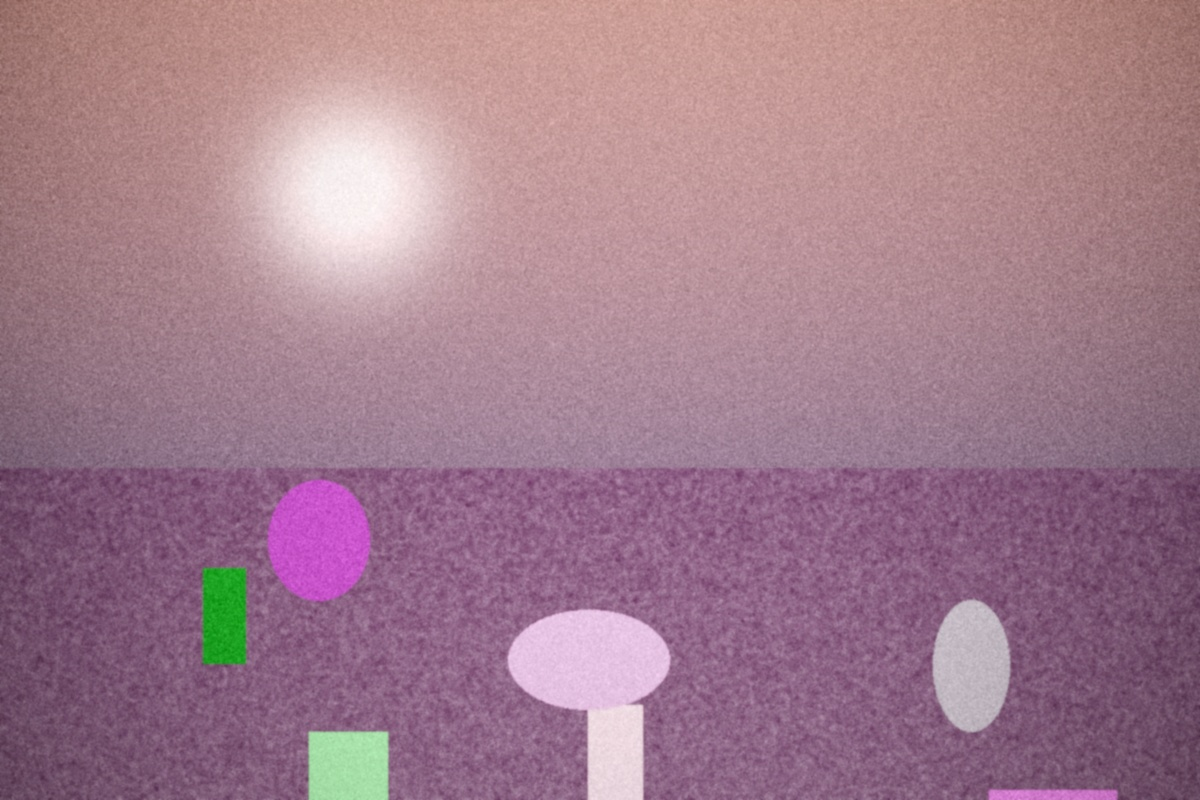
#> input picture tests/assets/sample_synthetic.jpg, 1200 x 800 px
$ python -i film_likeness.py   (imports and definitions only)   (older library calls are emulated)
#> lines starting #> are read from the running program, lines starting #| are printed output that depends on the picture; after the words box and inside, x2 and y2 are one past the last pixel; in counts of white or black regions, pixels touching at a corner belong together
#> further down, picture is the input picture: shape (800, 1200, 3); mean B, G, R 141, 124.6, 161.8
### research/lut/engine/descriptors.py
"""Photo descriptors for film-style matching (deterministic; NumPy + OpenCV; no learned parts).

`describe(img_u8) -> np.ndarray` of length DIM with names in NAMES, grouped:
  colour  (COLOUR_IDX): CIELAB L histogram (16), chroma-weighted (a, b) histogram 10x10 (100), hue histogram x 3
          lightness bands (36), HSV saturation/value percentiles (10), RGB channel correlations and std ratios (5),
          warm/cool balance (mean b*, mean R-B, 2), shadow / midtone / highlight colour bias (a, b per band, 6),
          colourfulness (Hasler-Suesstrunk) and chroma percentiles (5)                             -> 180
  tone    (TONE_IDX): luminance percentiles 1/5/25/50/75/95/99 (7), contrast (std L), dynamic range (p99-p1),
          highlight roll-off, shadow compression, midtone share, black level, white level, per-channel black/white
          (6)                                                                                       -> 19
  texture (TEXTURE_IDX): local contrast, high-frequency energy ratio, noise/grain indicator, edge density,
          Laplacian variance                                                                        -> 5
Everything is computed on a copy whose short side is 384 px (INTER_AREA), so the texture indicators are relative to
that scale. A colour LUT (and every style in the database) cannot describe grain, halation or texture: the texture
group is reported for information and is never used for matching.
"""
from __future__ import annotations

import numpy as np

try:
    import cv2
except ImportError:  # pragma: no cover
    cv2 = None

SHORT_SIDE = 384

# sRGB (D65) -> CIELAB, D50-adapted like the forward model (Bradford), so LUT and photo descriptors agree
_M_SRGB_TO_XYZ_D50 = np.array([[0.4360747, 0.3850649, 0.1430804],
                               [0.2225045, 0.7168786, 0.0606169],
                               [0.0139322, 0.0971045, 0.7141733]], np.float32)
_WHITE_D50 = np.array([0.96422, 1.0, 0.82521], np.float32)


def srgb_to_lab(rgb: np.ndarray) -> np.ndarray:
    v = np.asarray(rgb, np.float32)
    lin = np.where(v <= 0.04045, v / 12.92, ((v + 0.055) / 1.055) ** 2.4)
    r = (lin @ _M_SRGB_TO_XYZ_D50.T) / _WHITE_D50
    f = np.where(r > 216 / 24389, np.cbrt(np.maximum(r, 0)), (24389 / 27 * r + 16) / 116)
    return np.stack([116 * f[..., 1] - 16, 500 * (f[..., 0] - f[..., 1]), 200 * (f[..., 1] - f[..., 2])], -1)


def standardise(img_u8: np.ndarray, short: int = SHORT_SIDE) -> np.ndarray:
    """uint8 HxWx3 RGB -> uint8 with the short side at `short` px (area resampling; never upsampled)."""
#> called with short = 1024
    h, w = img_u8.shape[:2]
#> h = 800; w = 1200
    s = short / min(h, w)
#> s = 1.28
    if s >= 1:
        return img_u8
    size = (max(8, round(w * s)), max(8, round(h * s)))
    if cv2 is not None:
        return cv2.resize(img_u8, size, interpolation=cv2.INTER_AREA)
    from PIL import Image
    return np.asarray(Image.fromarray(img_u8).resize(size, Image.BOX))


def _pct(x, ps):
    return np.percentile(x, ps).astype(np.float32)


def _names():
    n = [f"L_hist{i}" for i in range(16)] + [f"ab_hist{i}" for i in range(100)] + [f"hue{b}_{i}" for b in ("sh", "mid", "hi") for i in range(12)]
    n += [f"sat_p{p}" for p in (5, 25, 50, 75, 95)] + [f"val_p{p}" for p in (5, 25, 50, 75, 95)]
    n += ["corr_rg", "corr_gb", "corr_rb", "std_r_over_g", "std_b_over_g", "warm_b_mean", "warm_r_minus_b"]
    n += ["shadow_a", "shadow_b", "mid_a", "mid_b", "high_a", "high_b", "colourfulness", "chroma_p25", "chroma_p50", "chroma_p75", "chroma_p95"]
    n += [f"L_p{p}" for p in (1, 5, 25, 50, 75, 95, 99)] + ["contrast_L_std", "dynamic_range", "highlight_rolloff", "shadow_compression",
                                                             "midtone_share", "black_level", "white_level"] + [f"{c}_black" for c in "rgb"] + [f"{c}_white" for c in "rgb"]
    n += ["local_contrast", "hf_energy_ratio", "noise_grain", "edge_density", "laplacian_var"]
    return n


NAMES = _names()
DIM = len(NAMES)
COLOUR_IDX = np.arange(0, 180)
TONE_IDX = np.arange(180, 200)
TEXTURE_IDX = np.arange(200, 205)
assert DIM == 205


# [75 lines left out: functions describe, describe_pixels, neutralise, not called in this run]

### research/lut/engine/film_likeness.py
"""Deterministic film-likeness estimate from measured statistics (NumPy / OpenCV; weights fitted offline).

    from research.lut.engine.film_likeness import FilmLikeness, film_features
    fl = FilmLikeness("research/lut/db/film_likeness.json")
    fl.estimate(img_u8) -> {"estimate": 0-100, "band": ..., "evidence": [(statistic, value, direction)], "confidence": ...,
                            "contributions": {...}, "note": ...}

Features (`FEATURE_NAMES`): a subset of the engine descriptors on the 384 px copy (black / white level, highlight
roll-off, shadow compression, saturation and chroma distribution, colourfulness, shadow / highlight colour cast,
channel correlations and std ratios, contrast, dynamic range, midtone share, clipped-black and clipped-white shares,
local contrast, high-frequency energy, noise / grain, edge density) plus finer-scale texture statistics measured on a
1024 px short-side copy: noise sigma in flat regions, its horizontal / vertical lag-1 autocorrelation (grain is
spatially correlated after scanning; sensor noise after demosaicing is too, differently), the chroma / luminance noise
ratio, a halation proxy (red excess in a ring around clipped highlights), clipped-highlight and clipped-black shares,
and a monochrome flag. The estimator is a logistic regression on standardised features with a Platt-style
recalibration; every term is inspectable (`contributions`).
What this is not: evidence about the film stock, the camera or the process. It is the probability, under the
training distribution (Flickr film scans vs Flickr digital captures), that an image with these statistics is a scan.
"""
from __future__ import annotations

import json
from pathlib import Path

import numpy as np

from research.lut.engine.descriptors import NAMES, describe, srgb_to_lab, standardise

try:
    import cv2
except ImportError:  # pragma: no cover
    cv2 = None

_BASE = ["black_level", "white_level", "highlight_rolloff", "shadow_compression", "sat_p50", "sat_p95", "chroma_p50", "chroma_p95",
         "colourfulness", "shadow_a", "shadow_b", "high_a", "high_b", "corr_rg", "corr_gb", "corr_rb", "std_r_over_g", "std_b_over_g",
         "contrast_L_std", "dynamic_range", "midtone_share", "L_hist0", "L_hist15", "local_contrast", "hf_energy_ratio", "noise_grain",
         "edge_density", "laplacian_var"]
_FINE = ["fine_noise_sigma", "fine_noise_acf_h", "fine_noise_acf_v", "fine_noise_chroma_ratio", "halation_proxy", "clip_high_share",
         "clip_low_share", "monochrome_flag"]
FEATURE_NAMES = _BASE + _FINE
_IDX = [NAMES.index(n) for n in _BASE]


def fine_texture(img_u8: np.ndarray) -> np.ndarray:
    im = standardise(img_u8, short=1024)
    rgb = im.astype(np.float32) / 255
    g = 0.2126 * rgb[..., 0] + 0.7152 * rgb[..., 1] + 0.0722 * rgb[..., 2]
    if cv2 is None:  # pragma: no cover
        return np.zeros(len(_FINE), np.float32)
    blur = cv2.GaussianBlur(g, (0, 0), 1.2)
    hp = g - blur
    grad = cv2.magnitude(cv2.Sobel(blur, cv2.CV_32F, 1, 0), cv2.Sobel(blur, cv2.CV_32F, 0, 1))
    thr = np.percentile(grad, 25)
#> thr = 0.0333
    flat = grad < thr
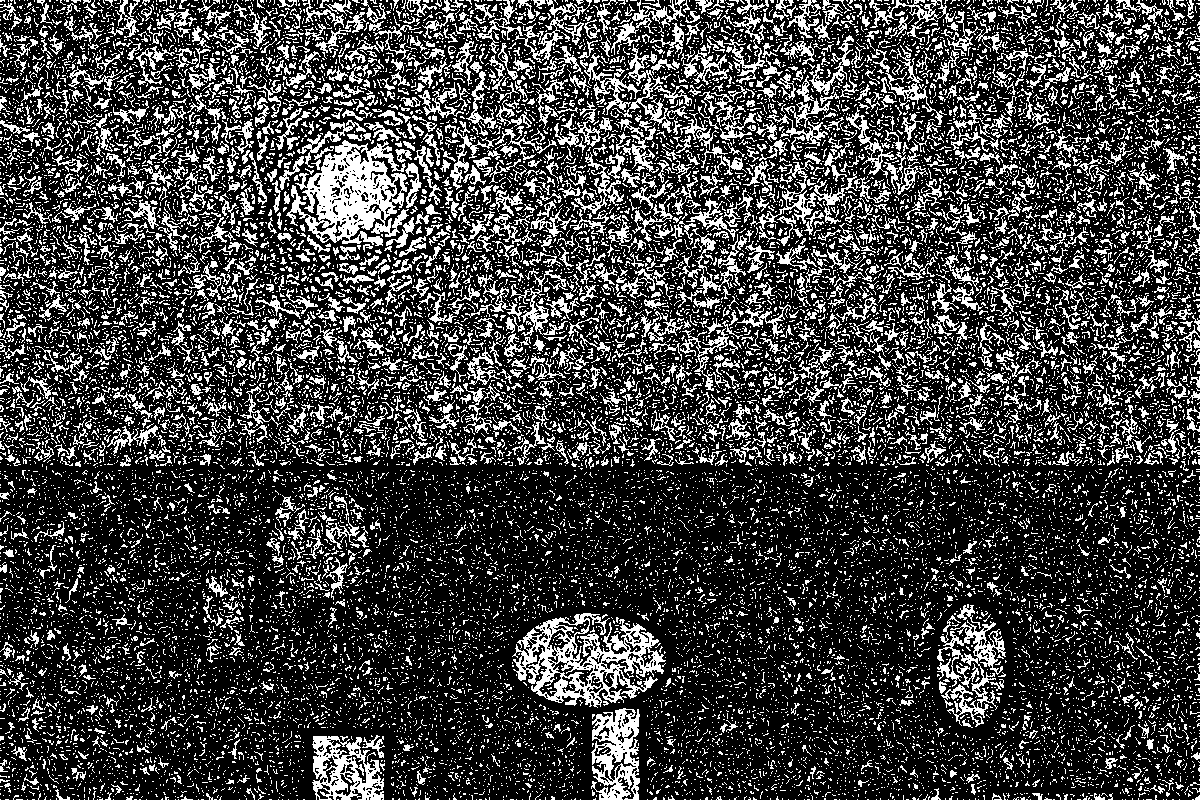
#> flat: shape (800, 1200) bool; 25% white in thin lines or dots
    if flat.sum() < 500:
        flat = np.ones_like(flat)
    r = hp[flat]
    sigma = float(1.4826 * np.median(np.abs(r - np.median(r))))
#> sigma = 0.0106
    # lag-1 autocorrelation of the residual on flat pixels (pairs where both pixels are flat)
    def acf(shift_axis):
#> called with shift_axis = 1
        a = hp
        b = np.roll(hp, 1, axis=shift_axis)
        m = flat & np.roll(flat, 1, axis=shift_axis)
#> m: shape (800, 1200) bool; 14.3% white in thin lines or dots
        x, y = a[m], b[m]
        if len(x) < 100:
            return 0.0
        x = x - x.mean()
        y = y - y.mean()
        return float((x * y).mean() / max(x.std() * y.std(), 1e-9))
    acf_h, acf_v = acf(1), acf(0)
#> in acf (call 2), `m = flat & np.roll(flat, 1, axis=shift_axis)`: m: shape (800, 1200) bool; 14.4% white in thin lines or dots
#> acf_h = 0.469; acf_v = 0.473
    lab = srgb_to_lab(rgb.reshape(-1, 3)).reshape(rgb.shape)
    chroma_hp = np.hypot(lab[..., 1] - cv2.GaussianBlur(lab[..., 1], (0, 0), 1.2), lab[..., 2] - cv2.GaussianBlur(lab[..., 2], (0, 0), 1.2))
    L_hp = np.abs(lab[..., 0] - cv2.GaussianBlur(lab[..., 0], (0, 0), 1.2))
    chroma_ratio = float(np.median(chroma_hp[flat]) / max(np.median(L_hp[flat]), 1e-6))
#> chroma_ratio = 0.158
    # halation proxy: red excess (R-G) in a 3..9 px ring around clipped highlights vs elsewhere
    clipped = (im.max(-1) >= 250).astype(np.uint8)
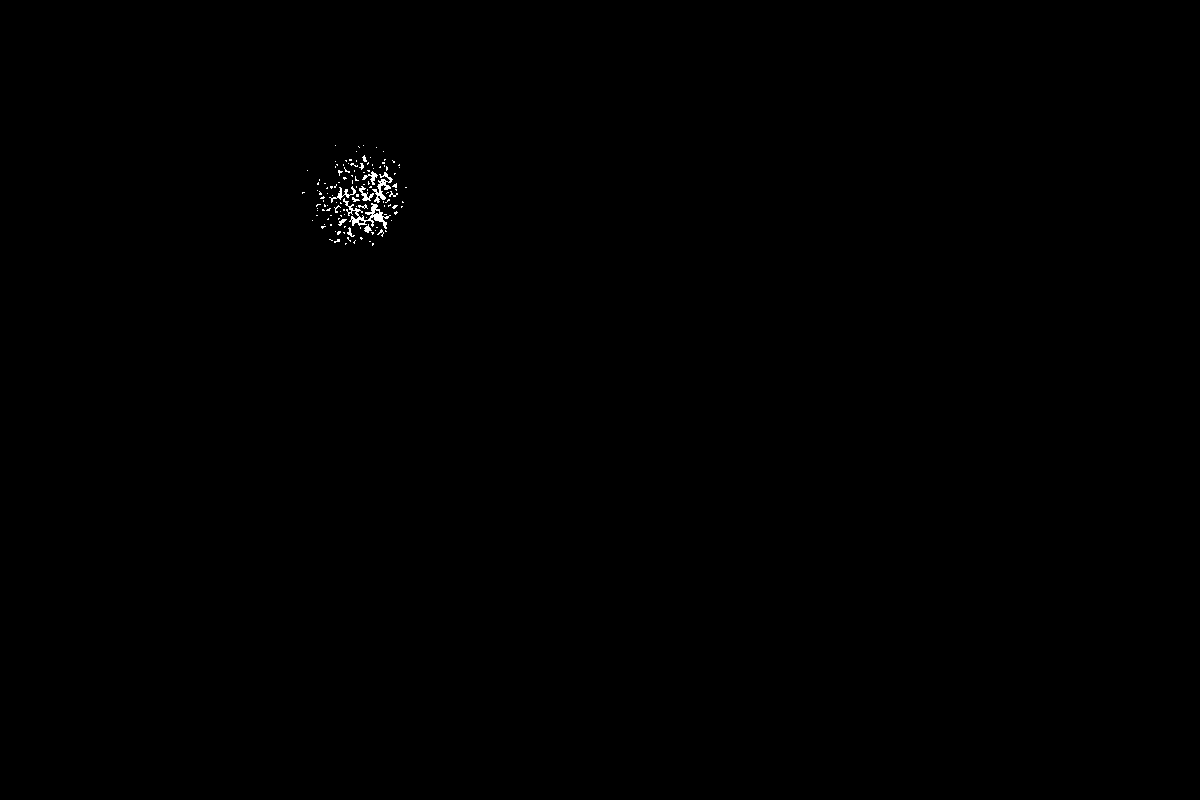
#> clipped: shape (800, 1200); values 0 (black) and 1 (white), 0.16% white in thin lines or dots, all inside (x1, y1, x2, y2) = (302, 145, 407, 246)
    clip_share = float(clipped.mean())
#> clip_share = 0.00164
    hal = 0.0
    if 1e-4 < clip_share < 0.3:
        k_in = cv2.getStructuringElement(cv2.MORPH_ELLIPSE, (7, 7))
        k_out = cv2.getStructuringElement(cv2.MORPH_ELLIPSE, (19, 19))
        ring = (cv2.dilate(clipped, k_out) > 0) & ~(cv2.dilate(clipped, k_in) > 0)
#> ring: shape (800, 1200) bool; 0.4% white; 18 white regions (16 under 20 px), largest, box (x1, y1, x2, y2) and area: (293, 136, 416, 255) 3694, (342, 181, 349, 187) 27
        if ring.sum() > 200:
            rg = rgb[..., 0] - rgb[..., 1]
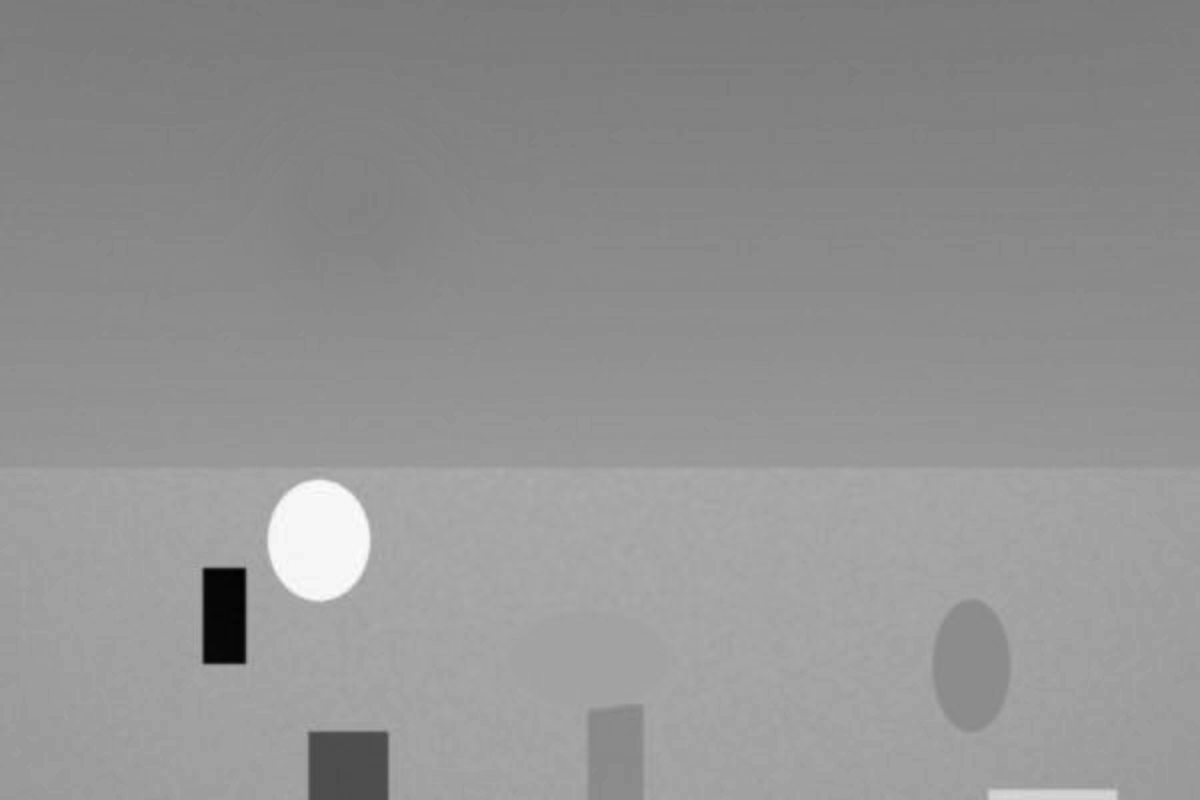
#> rg: shape (800, 1200) float32; min -0.533, max 0.502, mean 0.0646; drawn with min black and max white
            hal = float(rg[ring].mean() - rg[~ring & (clipped == 0)].mean())
#> hal = -0.0619
    clip_low = float((im.min(-1) <= 2).mean())
#> clip_low = 0
    c = np.hypot(lab[..., 1], lab[..., 2])
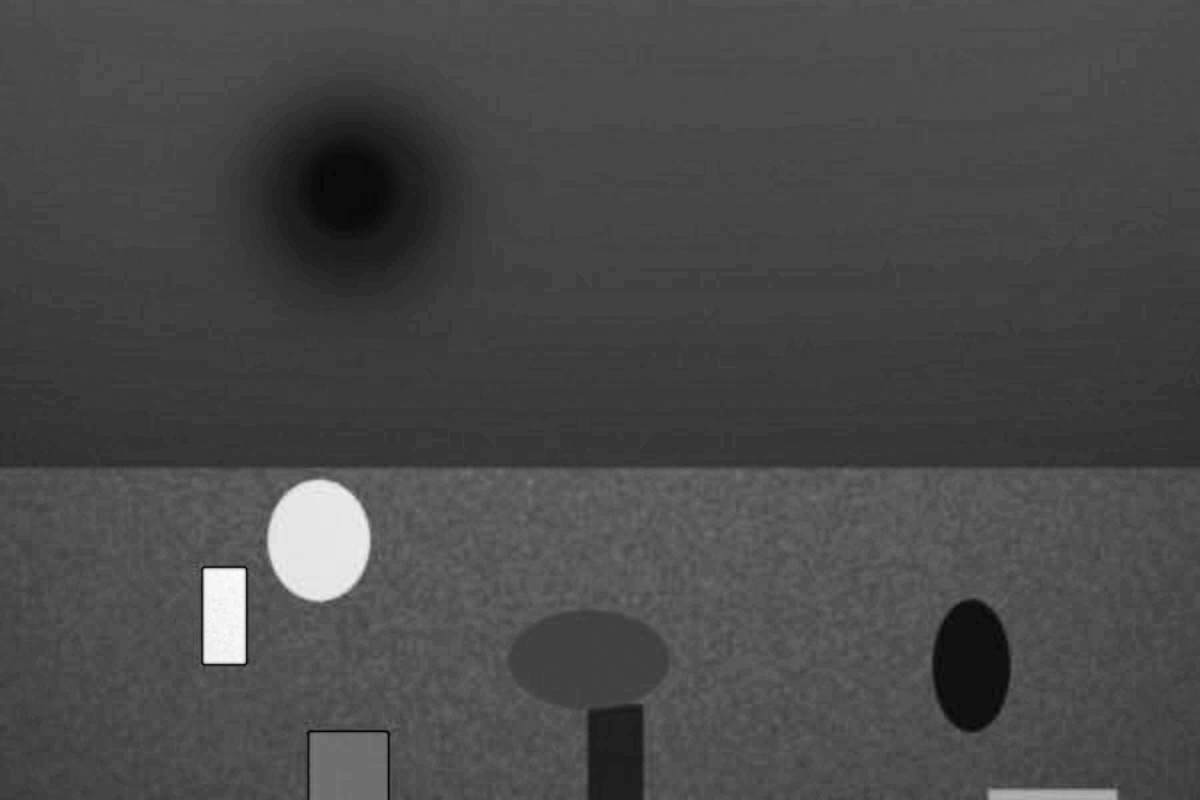
#> c: shape (800, 1200) float32; min 0.796, max 78.3, mean 23.1; drawn with min black and max white
    lit = lab[..., 0] > 15                      # judge monochrome on pixels that are not near black
#> lit: shape (800, 1200) bool; every value is 1
    mono = float(np.percentile(c[lit] if lit.sum() > 100 else c, 50) < 3.0)
#> mono = 0
    return np.array([sigma, acf_h, acf_v, chroma_ratio, hal, clip_share, clip_low, mono], np.float32)


def film_features(img_u8: np.ndarray, desc: np.ndarray | None = None) -> np.ndarray:
    if desc is None:
        desc = describe(img_u8)
    return np.concatenate([desc[_IDX], fine_texture(img_u8)]).astype(np.float32)


class FilmLikeness:
    def __init__(self, path):
        self.d = json.loads(Path(path).read_text())
        assert self.d["feature_names"] == FEATURE_NAMES, "feature set changed; refit film_likeness.json"
        self.mean = np.array(self.d["mean"], np.float32)
        self.std = np.array(self.d["std"], np.float32)
        self.w = np.array(self.d["weights"], np.float32)
        self.b = float(self.d["bias"])
        self.cal_a, self.cal_c = float(self.d["calibration"]["a"]), float(self.d["calibration"]["c"])

    def logit_and_contributions(self, f: np.ndarray):
        z = (f - self.mean) / self.std
        contrib = z * self.w
        return float(contrib.sum() + self.b), contrib

    def probability(self, f: np.ndarray) -> float:
        logit, _ = self.logit_and_contributions(f)
        return float(1 / (1 + np.exp(-(self.cal_a * logit + self.cal_c))))

    def estimate(self, img_u8: np.ndarray, desc: np.ndarray | None = None) -> dict:
        f = film_features(img_u8, desc)
        logit, contrib = self.logit_and_contributions(f)
        p = float(1 / (1 + np.exp(-(self.cal_a * logit + self.cal_c))))
        order = np.argsort(-np.abs(contrib))[:6]
        evidence = [(FEATURE_NAMES[i], round(float(f[i]), 4), "towards film" if contrib[i] > 0 else "towards digital") for i in order]
        band = "film-like" if p >= self.d["bands"]["film"] else ("ambiguous" if p >= self.d["bands"]["ambiguous"] else "digital-like")
        mono = f[FEATURE_NAMES.index("monochrome_flag")] > 0.5
        strength = abs(p - 0.5)
        confidence = "low" if (mono or strength < 0.15) else ("medium" if strength < 0.3 else "high")
        return {"estimate": round(100 * p, 1), "band": band, "confidence": confidence, "evidence": evidence,
                "contributions": {FEATURE_NAMES[i]: round(float(contrib[i]), 4) for i in range(len(f))}, "logit": round(logit, 4),
                "note": self.d.get("note", "measured estimate of scan-likeness; not a stock, camera or process identification"),
                "validation": self.d.get("validation_summary")}

>>> import cv2
>>> picture = cv2.imread('../../../tests/assets/sample_synthetic.jpg')
>>> result = fine_texture(picture)
#> result = [0.0106, 0.469, 0.473, 0.158, -0.0619, 0.00164, 0, 0]
